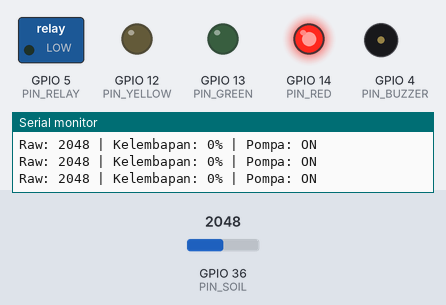
Simulated run of this sketch. Board: ESP32. Parts: switched loads named in the sketch (green lamp = pin HIGH), output pins drawn as LEDs (lit = HIGH), buzzer (waves = sounding, pin HIGH), the last lines printed to the serial monitor. The inputs (shaded band) are chosen by the test bench; at power-on: GPIO 36 (PIN_SOIL) = 2048.

Above: at 2.1 s.
2.2 s: GPIO 36 (PIN_SOIL) set to 676
3.7 s: GPIO 36 (PIN_SOIL) set to 600
At 4.8 s:
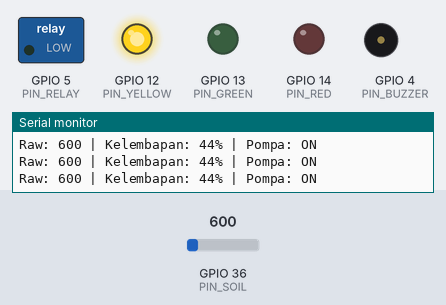
5.3 s: GPIO 36 (PIN_SOIL) set to 479
At 6.5 s:
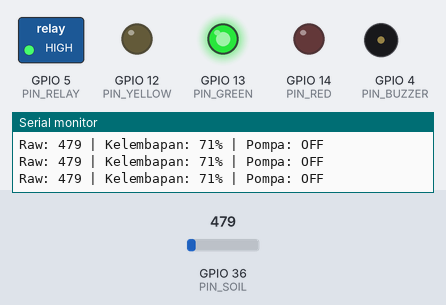
7.2 s: GPIO 36 (PIN_SOIL) set to 1228
At 8.2 s:
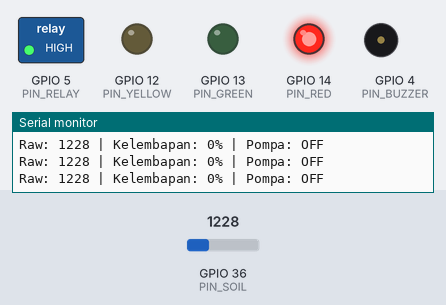
8.7 s: GPIO 36 (PIN_SOIL) set to 491
At 9.4 s:
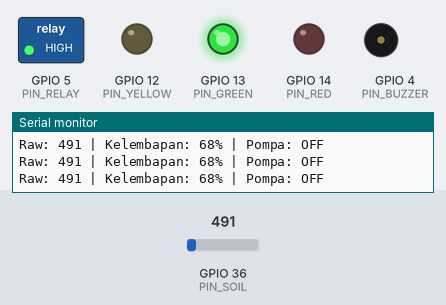
10.3 s: GPIO 36 (PIN_SOIL) set to 2047
At 10.6 s:
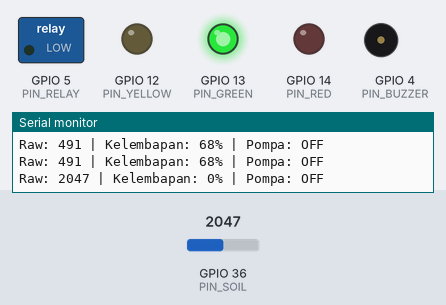
Timing chart, 0 to 47.0 s (numbered marks = the images above; inputs shaded):
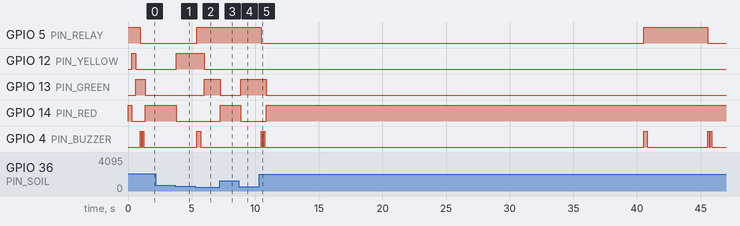

The sketch:

irrigationSystem.ino
```cpp
#define PIN_SOIL    A0
#define PIN_RELAY   5
#define PIN_RED     14
#define PIN_YELLOW  12
#define PIN_GREEN   13
#define PIN_BUZZER  4

#define RELAY_ON    LOW
#define RELAY_OFF   HIGH

const int SOIL_DRY = 800;
const int SOIL_WET = 350;

const int THRESHOLD_ON  = 35;
const int THRESHOLD_OFF = 60;

const unsigned long READ_INTERVAL = 200;
const unsigned long PUMP_MAX_TIME = 30000;
const unsigned long PUMP_COOLDOWN = 5000;

bool pumpOn = false;
unsigned long pumpStart = 0;
unsigned long pumpStop = 0;
unsigned long lastRead = 0;

int soilRaw = 0;

int readSoilPercent() {
  long sum = 0;
  for (int i = 0; i < 10; i++) {
    sum += analogRead(PIN_SOIL);
    delay(5);
  }
  int raw = sum / 10;
  soilRaw = raw;
  int pct = map(raw, SOIL_DRY, SOIL_WET, 0, 100);
  return constrain(pct, 0, 100);
}

void setLeds(bool r, bool y, bool g) {
  digitalWrite(PIN_RED, r);
  digitalWrite(PIN_YELLOW, y);
  digitalWrite(PIN_GREEN, g);
}

void beep(int times, int ms) {
  for (int i = 0; i < times; i++) {
    digitalWrite(PIN_BUZZER, HIGH);
    delay(ms);
    digitalWrite(PIN_BUZZER, LOW);
    delay(ms);
  }
}

void pumpControl(bool on) {
  pumpOn = on;
  digitalWrite(PIN_RELAY, on ? RELAY_ON : RELAY_OFF);
  if (on) {
    pumpStart = millis();
    beep(2, 100);
  } else {
    pumpStop = millis();
    beep(1, 300);
  }
}

void setup() {
  Serial.begin(115200);
  pinMode(PIN_RELAY, OUTPUT);
  pinMode(PIN_RED, OUTPUT);
  pinMode(PIN_YELLOW, OUTPUT);
  pinMode(PIN_GREEN, OUTPUT);
  pinMode(PIN_BUZZER, OUTPUT);

  digitalWrite(PIN_RELAY, RELAY_OFF);
  digitalWrite(PIN_BUZZER, LOW);
  setLeds(LOW, LOW, LOW);

  setLeds(HIGH, LOW, LOW); delay(300);
  setLeds(LOW, HIGH, LOW); delay(300);
  setLeds(LOW, LOW, HIGH); delay(300);
  Serial.println("AquaSense siap.");
}

void loop() {
  unsigned long now = millis();

  if (now - lastRead >= READ_INTERVAL) {
    lastRead = now;
    int soil = readSoilPercent();

    Serial.printf("Raw: %d | Kelembapan: %d%% | Pompa: %s\n", soilRaw, soil, pumpOn ? "ON" : "OFF");

    if (!pumpOn) {
      bool cooldownDone = (pumpStop == 0) || (now - pumpStop >= PUMP_COOLDOWN);
      if (soil < THRESHOLD_ON && cooldownDone) {
        pumpControl(true);
      }
    } else {
      if (soil >= THRESHOLD_OFF || (now - pumpStart >= PUMP_MAX_TIME)) {
        pumpControl(false);
      }
    }

    if (soil < THRESHOLD_ON)         setLeds(HIGH, LOW, LOW);
    else if (soil < THRESHOLD_OFF)   setLeds(LOW, HIGH, LOW);
    else                             setLeds(LOW, LOW, HIGH);
  }
}
```

Measured:
- the behaviour switches between 643 and 642 on GPIO 36 (PIN_SOIL) (found by bisection; images 0 and 1)
- the behaviour switches between 531 and 530 on GPIO 36 (PIN_SOIL) (found by bisection; images 1 and 2)
- after the input at 3.7 s, GPIO 12 (PIN_YELLOW): LOW → HIGH after 0.10 s; GPIO 14 (PIN_RED): HIGH → LOW after 0.10 s
- after the input at 5.3 s, GPIO 5 (PIN_RELAY): LOW → HIGH after 0.10 s; GPIO 12 (PIN_YELLOW): HIGH → LOW after 0.70 s; GPIO 13 (PIN_GREEN): LOW → HIGH after 0.70 s; GPIO 4 (PIN_BUZZER): LOW → HIGH after 0.10 s, → LOW 0.30 s later
- after the input at 7.2 s, GPIO 13 (PIN_GREEN): HIGH → LOW after 0.06 s; GPIO 14 (PIN_RED): LOW → HIGH after 0.06 s
- after the input at 8.7 s, GPIO 13 (PIN_GREEN): LOW → HIGH after 0.16 s; GPIO 14 (PIN_RED): HIGH → LOW after 0.16 s
- after the input at 10.3 s, GPIO 5 (PIN_RELAY): HIGH → LOW after 0.16 s, → HIGH 30.1 s later, → LOW 5.1 s later; GPIO 13 (PIN_GREEN): HIGH → LOW after 0.56 s; GPIO 14 (PIN_RED): LOW → HIGH after 0.56 s; GPIO 4 (PIN_BUZZER): LOW → HIGH after 0.16 s, → LOW 0.10 s later, → HIGH 0.10 s later, → LOW 0.10 s later, … (10 changes in this stretch)
- by itself, GPIO 4 (PIN_BUZZER): alternates HIGH for 0.10 s and LOW for 0.10 s, 4 changes in all, then stays LOW
